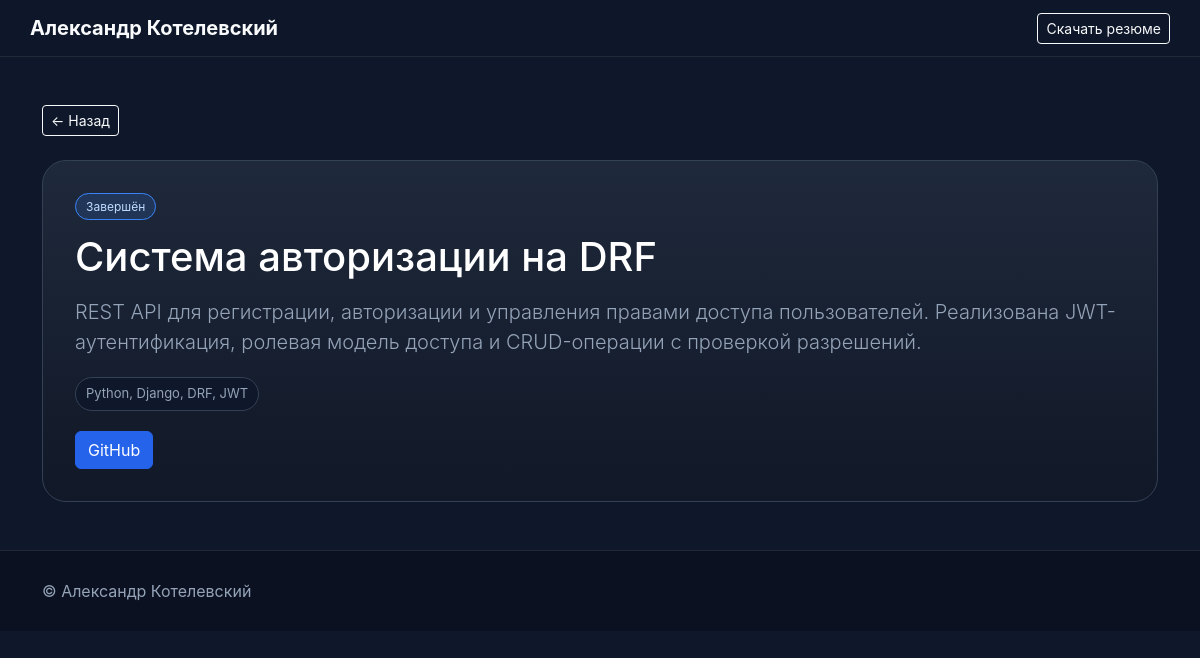
The page /projects/custom-auth-backend/ on the database its author committed.
### portfolio/models.py (models this page shows, shortened)
class SiteSettings(models.Model):
    full_name = models.CharField(
        max_length=150,
        verbose_name='ФИО'
    )
    position = models.CharField(
        max_length=150,
        verbose_name='Должность'
    )
    site_title = models.CharField(
        max_length=150,
        blank=True,
        verbose_name='Название сайта во вкладке'
    )
    meta_description = models.TextField(
        blank=True,
        verbose_name='SEO-описание'
    )
    favicon = models.ImageField(
        upload_to='favicon/',
        blank=True,
        null=True,
        verbose_name='Favicon'
    )
    og_image = models.ImageField(
        upload_to='og/',
        blank=True,
        null=True,
        verbose_name='Картинка для превью ссылки'
    )
    photo = models.ImageField(
        upload_to='profile/',
        blank=True,
        null=True,
        verbose_name='Фото'
    )
    resume = models.FileField(
        upload_to='resume/',
        blank=True,
        null=True,
        verbose_name='Резюме'
    )
    github_url = models.URLField(
        blank=True,
        verbose_name='GitHub'
    )
    telegram_url = models.URLField(
        blank=True,
        verbose_name='Telegram'
    )
    email = models.EmailField(
        blank=True,
        verbose_name='Email'
    )
    class Meta:
        verbose_name = 'Настройки сайта'
        verbose_name_plural = 'Настройки сайта'

class Project(models.Model):
    title = models.CharField(
        max_length=150,
        verbose_name='Название проекта'
    )
    short_description = models.TextField(
        verbose_name='Краткое описание'
    )
    stack = models.CharField(
        max_length=255,
        verbose_name='Стек технологий'
    )
    image = models.ImageField(
        upload_to='projects/',
        blank=True,
        null=True,
        verbose_name='Обложка проекта'
    )
    is_published = models.BooleanField(
        default=True,
        verbose_name='Опубликовано'
    )
    order = models.PositiveIntegerField(
        default=0,
        verbose_name='Порядок отображения'
    )
    full_description = models.TextField(
        blank=True,
        verbose_name='Полное описание'
    )
    github_url = models.URLField(
        blank=True,
        verbose_name='Ссылка на GitHub'
    )
    demo_url = models.URLField(
        blank=True,
        verbose_name='Ссылка на демо'
    )
    featured = models.BooleanField(
        default=False,
        verbose_name='Показывать на главной'
    )
    project_status = models.CharField(
        max_length=50,
        default='Завершён',
        verbose_name='Статус проекта'
    )
    slug = models.SlugField(
        max_length=150,
        unique=True,
        blank=True,
        null=True,
        verbose_name='URL-адрес проекта'
    )
    class Meta:
        ordering = ['order', 'id']
        verbose_name = 'Проект'
        verbose_name_plural = 'Проекты'

### portfolio/views.py (the view)
# urls.py: path('projects/<slug:slug>/', project_detail, name='project_detail'),
def project_detail(request, slug):
    project = get_object_or_404(
        Project,
        slug=slug,
        is_published=True,
    )
    context = {
        'project': project,
        'settings': SiteSettings.objects.first(),
    }
    return render(request, 'portfolio/project_detail.html', context)

### templates/portfolio/project_detail.html (shortened to what this page needs)
{% extends 'base.html' %}
{% block content %}
<section class="container py-5">
    <a href="{% url 'home' %}#projects" class="btn btn-outline-light btn-sm mb-4">
        ← Назад
    </a>
    <article class="project-detail">
        <div class="project-detail__body">
            <span class="project-card__badge">
                {{ project.project_status }}
            </span>
            <h1 class="mt-3 mb-3">
                {{ project.title }}
            </h1>
            <p class="lead">
                {{ project.short_description }}
            </p>
            <div class="project-card__meta">
                <span>{{ project.stack }}</span>
            </div>
            <div class="project-card__actions">
                {% if project.github_url %}
                    <a href="{{ project.github_url }}"
                       class="btn btn-dark"
                       target="_blank">
                        GitHub
                    </a>
                {% endif %}
            </div>
        </div>
    </article>
</section>
{% endblock %}

### templates/base.html (shortened to what this page needs)
{% load static %}
<!DOCTYPE html>
<html lang="ru">
<head>
    <link href="https://cdn.jsdelivr.net/npm/bootstrap@5.3.7/dist/css/bootstrap.min.css" rel="stylesheet">
    <link rel="stylesheet"
      href="https://cdnjs.cloudflare.com/ajax/libs/font-awesome/6.5.2/css/all.min.css">
    <link rel="stylesheet" href="{% static 'portfolio/css/style.css' %}">
</head>
<body>
<header class="site-header sticky-top">
    <nav class="container-fluid container-lg navbar navbar-expand-lg navbar-dark">
        <a class="navbar-brand fw-bold" href="/">
            {{ settings.full_name }}
        </a>
        <div class="collapse navbar-collapse" id="mainNavbar">
            <div class="navbar-nav ms-auto align-items-lg-center gap-lg-2">
                {% if settings.resume %}
                    <a href="{{ settings.resume.url }}"
                       class="btn btn-outline-light btn-sm ms-lg-2 mt-2 mt-lg-0">
                        Скачать резюме
                    </a>
                {% endif %}
            </div>
        </div>
    </nav>
</header>
{% block content %}
{% endblock %}
<footer class="site-footer">
    <div class="container">
        <div class="site-footer__inner">
            <div>
                {% if text_blocks.footer_text %}
                    {{ text_blocks.footer_text.content|linebreaks }}
                {% else %}
                    <p>© {{ settings.full_name }}</p>
                {% endif %}
            </div>
        </div>
    </div>
</footer>
</body>
</html>

### static/portfolio/css/style.css (style rules this page uses)
body { background-color: #0f172a; color: #f8fafc; font-family: Inter, Arial, sans-serif; }
header { background-color: #111827; border-bottom: 1px solid #1f2937; }
.navbar-brand { color: #f8fafc !important; }
.lead { color: #94a3b8; }
p { color: #cbd5e1; }
h1, h2, h3 { color: #ffffff; }
.btn-dark { background-color: #2563eb; border-color: #2563eb; }
section { padding-top: 80px; padding-bottom: 80px; }
.site-header { background: rgba(15, 23, 42, 0.92); backdrop-filter: blur(12px); border-bottom: 1px solid #1f2937; z-index: 1000; }
html { scroll-behavior: smooth; }
.project-card__badge { background-color: rgba(59, 130, 246, 0.16); border: 1px solid #3b82f6; color: #bfdbfe; border-radius: 999px; padding: 5px 10px; font-size: 12px; white-space: nowrap; }
.project-card__meta { display: flex; flex-wrap: wrap; gap: 10px; margin: 20px 0; }
.project-card__meta span { background-color: #0f172a; border: 1px solid #334155; border-radius: 999px; padding: 6px 10px; color: #94a3b8; font-size: 13px; }
.project-card__actions { display: flex; gap: 10px; flex-wrap: wrap; }
.site-footer { border-top: 1px solid #1f2937; background-color: #0b1120; padding: 28px 0; }
.site-footer__inner { display: flex; justify-content: space-between; align-items: center; gap: 24px; flex-wrap: wrap; }
.site-footer p { margin: 0; color: #94a3b8; }
.project-detail { background: linear-gradient(180deg, #1e293b 0%, #111827 100%); border: 1px solid #334155; border-radius: 24px; overflow: hidden; }
.project-detail__body { padding: 32px; }

### rows shown on the page
SiteSettings: full_name "Александр Котелевский"
Project: project_status "Завершён", title "Система авторизации на DRF", short_description "REST API для регистрации, авторизации и управления правами доступа пользователей. Реализована JWT-аутентификация, ролевая модель доступа и CRUD-операции с проверкой разрешений.", stack "Python, Django, DRF, JWT"
